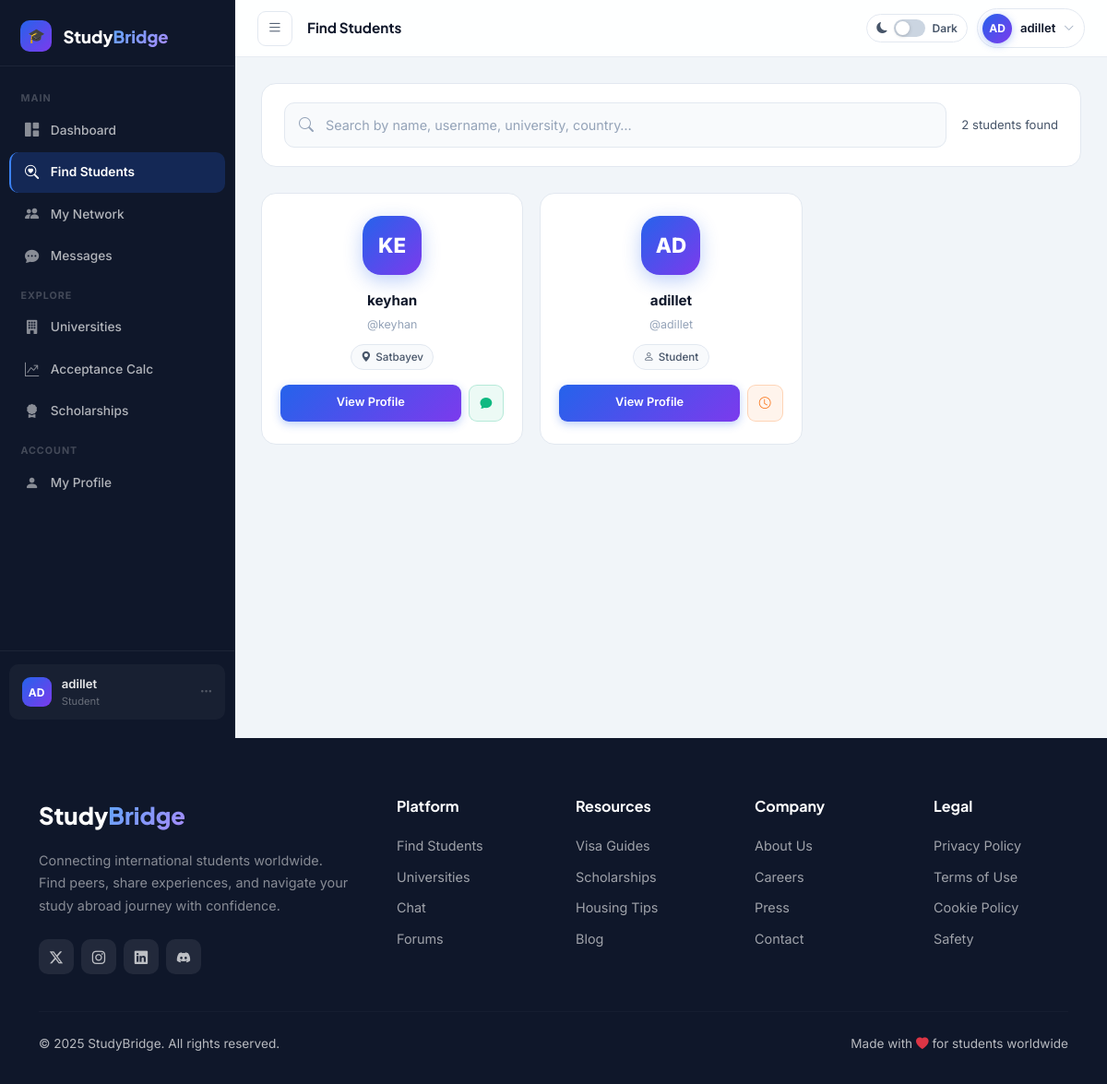
Page /students/ (signed in) on the earlier database version.
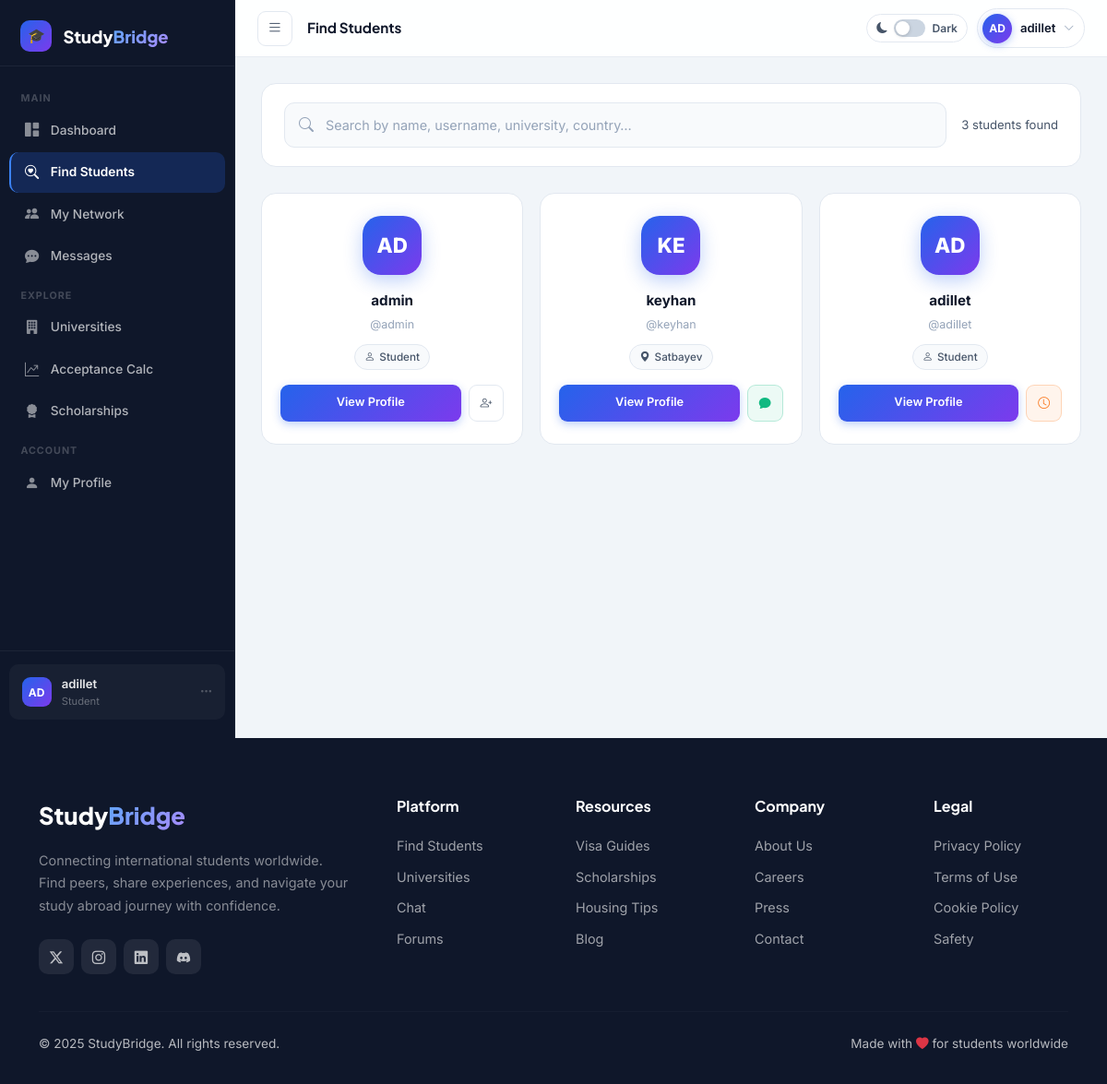
Same page on the later database version.
### accounts/models.py (models this page shows, shortened)
class User(AbstractUser):
    STUDY_LEVEL_CHOICES = [
        ('bachelor', "Bachelor's Degree"),
        ('master', "Master's Degree"),
        ('phd', 'PhD'),
        ('exchange', 'Exchange Student'),
        ('language', 'Language Course'),
    ]
    YEAR_CHOICES = [
        ('1', '1st Year'),
        ('2', '2nd Year'),
        ('3', '3rd Year'),
        ('4', '4th Year'),
        ('5', '5th Year+'),
        ('grad', 'Graduate'),
    ]
    email = models.EmailField(unique=True)
    full_name = models.CharField(max_length=150, blank=True)
    country_of_origin = models.CharField(max_length=100, blank=True)
    current_country = models.CharField(max_length=100, blank=True)
    university = models.CharField(max_length=200, blank=True)
    study_level = models.CharField(max_length=20, choices=STUDY_LEVEL_CHOICES, blank=True)
    year_of_study = models.CharField(max_length=10, choices=YEAR_CHOICES, blank=True)
    field_of_study = models.CharField(max_length=150, blank=True)
    bio = models.TextField(max_length=500, blank=True)
    avatar = models.ImageField(upload_to='avatars/', null=True, blank=True)
    is_verified = models.BooleanField(default=False)
    created_at = models.DateTimeField(auto_now_add=True)
    USERNAME_FIELD = 'email'
    REQUIRED_FIELDS = ['username']
    def get_display_name(self):
        return self.full_name or self.username
    def get_initials(self):
        name = self.get_display_name()
        parts = name.split()
        if len(parts) >= 2:
            return (parts[0][0] + parts[1][0]).upper()
        return name[:2].upper()

### accounts/views.py (the view, shortened to what this page needs)
# urls.py: path('students/', av.find_students, name='find_students'),
@login_required
def find_students(request):
    query = request.GET.get('q', '').strip()
    students = User.objects.exclude(id=request.user.id)
    students = students.order_by('-date_joined')[:60]
    sent = {r.to_user_id: r for r in ConnectionRequest.objects.filter(from_user=request.user)}
    received = {r.from_user_id: r for r in ConnectionRequest.objects.filter(to_user=request.user)}
    def conn_info(uid):
        if uid in sent:
            r = sent[uid]
            return {'status': r.status, 'direction': 'sent', 'pk': r.pk}
        if uid in received:
            r = received[uid]
            return {'status': r.status, 'direction': 'received', 'pk': r.pk}
        return None
    students_with_conn = [(s, conn_info(s.id)) for s in students]
    return render(request, 'students/find_students.html', {
        'students_with_conn': students_with_conn,
        'query': query,
        'active_page': 'find_students',
        'page_title': 'Find Students',
    })

### accounts/context_processors.py (called while the page is built)
def dashboard_context(request):
    if request.user.is_authenticated:
        pending_count = ConnectionRequest.objects.filter(
            to_user=request.user, status='pending'
        ).count()
        unread_count = Message.objects.filter(
            receiver=request.user, is_read=False
        ).count()
        return {
            'pending_requests_count': pending_count,
            'unread_messages_count': unread_count,
        }
    return {'pending_requests_count': 0, 'unread_messages_count': 0}

### templates/students/find_students.html (shortened to what this page needs)
{% extends 'dashboard_base.html' %}
{% block main_content %}
<div class="search-bar-wrap">
  <div class="search-input-wrap">
    <i class="bi bi-search"></i>
    <input type="text" class="search-input" id="searchInput" placeholder="Search by name, username, university, country…" value="{{ query }}" autocomplete="off">
  </div>
  <div class="search-meta" id="resultCount">
    {% if students_with_conn %}{{ students_with_conn|length }} student{% if students_with_conn|length != 1 %}s{% endif %} found{% else %}No students found{% endif %}
  </div>
</div>
<div id="studentsContainer">
  {% if students_with_conn %}
  <div class="students-grid" id="studentsGrid">
    {% for student, conn in students_with_conn %}
    <div class="student-card">
      <div class="sc-avatar">{{ student.get_initials }}</div>
      <div class="sc-name">{{ student.get_display_name }}</div>
      <div class="sc-username">@{{ student.username }}</div>
      <div class="sc-tags">
        {% if student.current_country %}<span class="sc-tag"><i class="bi bi-geo-alt-fill"></i>{{ student.current_country }}</span>{% endif %}
        {% if not student.current_country and not student.university and not student.field_of_study %}
          <span class="sc-tag"><i class="bi bi-person"></i>Student</span>
        {% endif %}
      </div>
      <div class="sc-actions">
        <a href="{% url 'student_profile' student.username %}" class="sc-btn-view">View Profile</a>
        {% if not conn %}
          <form method="post" action="{% url 'send_connection_request' student.username %}" style="margin:0;">
            <button type="submit" class="sc-btn-connect" title="Send connection request">
              <i class="bi bi-person-plus"></i>
            </button>
          </form>
        {% elif conn.status == 'accepted' %}
          <a href="{% url 'chat' student.username %}" class="sc-btn-connect accepted" title="Message">
            <i class="bi bi-chat-fill"></i>
          </a>
        {% elif conn.status == 'pending' and conn.direction == 'sent' %}
          <span class="sc-btn-connect pending" title="Request pending">
            <i class="bi bi-clock"></i>
          </span>
        {% elif conn.status == 'pending' and conn.direction == 'received' %}
          <a href="{% url 'connections' %}" class="sc-btn-connect received" title="Respond to request">
            <i class="bi bi-person-check"></i>
          </a>
        {% endif %}
      </div>
    </div>
    {% endfor %}
  </div>
  {% else %}
  <div class="empty-state">
    <div class="es-icon">🔍</div>
    <h3>{% if query %}No results for "{{ query }}"{% else %}No students yet{% endif %}</h3>
    <p>{% if query %}Try a different name, university, or country.{% else %}Be the first to join — invite friends to StudyBridge!{% endif %}</p>
  </div>
  {% endif %}
</div>
{% endblock %}

Differences in the rows shown:
added User: get_initials "AD", get_display_name "admin", username "admin", current_country "Student"
Other differences:
{{ students_with_conn|length }}: "2" → "3"
